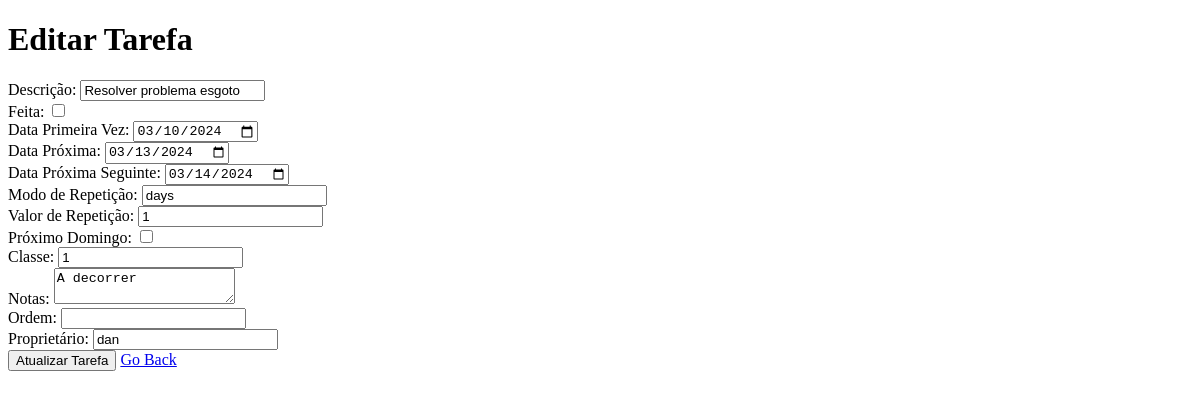
The page /editar_tarefa/2 on the database as committed earlier.
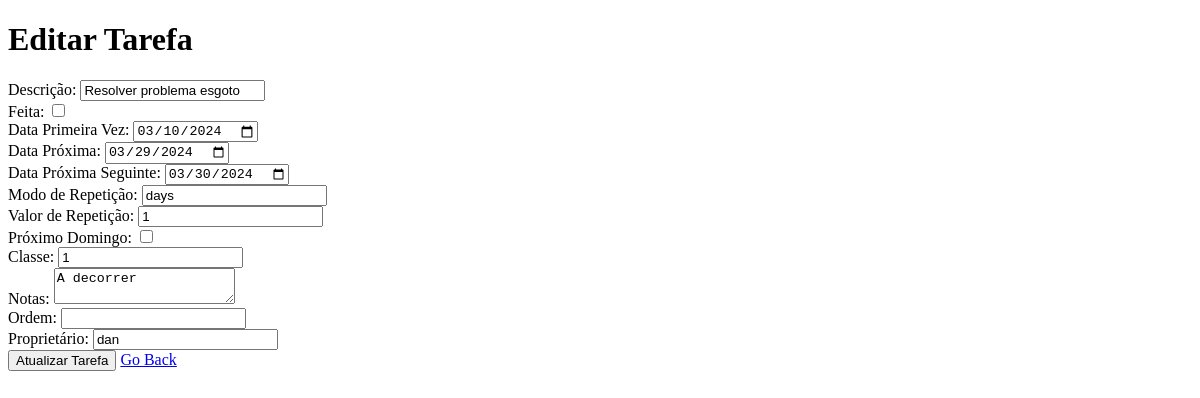
The same page on the database as committed later.
### app_files/BDcriar.py (models this page shows)
    class Tarefa(db.Model):
        __tablename__ = "tarefas"
        id = db.Column(db.Integer, primary_key=True)
        descricao = db.Column(db.String(200))
        feita = db.Column(db.Boolean)
        data_primeira_vez = db.Column(db.DateTime)
        data_criacao = db.Column(db.DateTime, default=datetime.utcnow)
        data_alteracao = db.Column(db.DateTime, onupdate=datetime.utcnow)
        intervalo_repeticao_mode = db.Column(db.String(50))
        intervalo_repeticao_value = db.Column(db.String(50))
        proximo_domingo = db.Column(db.Boolean)
        data_proxima = db.Column(db.DateTime)
        data_proxima_seguinte = db.Column(db.DateTime)
        classe = db.Column(db.Integer)
        notas = db.Column(db.String(200))
        ordem = db.Column(db.Integer)
        owner = db.Column(db.String(50))

### app.py (the view)
@app.route('/editar_tarefa/<int:id>', methods=['GET'])
def editar_tarefa(id):
    tarefa = Tarefa.query.get_or_404(id)
    return render_template('editar_tarefa.html', tarefa=tarefa)

### templates/editar_tarefa.html (shortened to what this page needs)
<!DOCTYPE html>
<html lang="en">
  <head>
  </head>
  <body>
    <h1>Editar Tarefa</h1>
    <form action="/atualizar_tarefa/{{ tarefa.id }}" method="POST">
      <div>
        <label for="descricao">Descrição:</label>
        <input
          type="text"
          id="descricao"
          name="descricao"
          value="{{ tarefa.descricao }}"
          required />
      </div>
      <div>
        <label for="feita">Feita:</label>
        <input type="checkbox" id="feita" name="feita" {{ 'checked' if
        tarefa.feita else '' }}>
      </div>
      <div>
        <label for="data_primeira_vez">Data Primeira Vez:</label>
        <input
          type="date"
          id="data_primeira_vez"
          name="data_primeira_vez"
          value="{{ tarefa.data_primeira_vez.strftime('%Y-%m-%d') }}"
          required />
      </div>
      <div>
        <label for="data_proxima">Data Próxima:</label>
        <input
          type="date"
          id="data_proxima"
          name="data_proxima"
          value="{{ tarefa.data_proxima.strftime('%Y-%m-%d') }}"
          required />
      </div>
      <div>
        <label for="data_proxima_seguinte">Data Próxima Seguinte:</label>
        <input
          type="date"
          id="data_proxima_seguinte"
          name="data_proxima_seguinte"
          value="{{ tarefa.data_proxima_seguinte.strftime('%Y-%m-%d') }}"
          required />
      </div>
      <div>
        <label for="intervalo_repeticao_mode">Modo de Repetição:</label>
        <input
          type="text"
          id="intervalo_repeticao_mode"
          name="intervalo_repeticao_mode"
          value="{{ tarefa.intervalo_repeticao_mode }}"
          required />
      </div>
      <div>
        <label for="intervalo_repeticao_value">Valor de Repetição:</label>
        <input
          type="text"
          id="intervalo_repeticao_value"
          name="intervalo_repeticao_value"
          value="{{ tarefa.intervalo_repeticao_value }}" />
      </div>
      <div>
        <label for="proximo_domingo">Próximo Domingo:</label>
        <input type="checkbox" id="proximo_domingo" name="proximo_domingo" {{
        'checked' if tarefa.proximo_domingo else '' }}>
      </div>
      <div>
        <label for="classe">Classe:</label>
        <input
          type="text"
          id="classe"
          name="classe"
          value="{{ tarefa.classe }}"
          required />
      </div>
      <div>
        <label for="notas">Notas:</label>
        <textarea id="notas" name="notas">{{ tarefa.notas }}</textarea>
      </div>
      <div>
        <label for="ordem">Ordem:</label>
        <input
          type="number"
          id="ordem"
          name="ordem"
          value="{{ tarefa.ordem }}" />
      </div>
      <div>
        <label for="owner">Proprietário:</label>
        <input
          type="text"
          id="owner"
          name="owner"
          value="{{ tarefa.owner }}"
          required />
      </div>
      <div>
        <button type="submit">Atualizar Tarefa</button>
        <a href="/" class="btn">Go Back</a>
      </div>
    </form>
  </body>
</html>

Rows that differ between the two databases and show on the page:
changed Tarefa "Resolver problema esgoto": data_proxima "03/13/2024" → "03/29/2024"; data_proxima_seguinte "03/14/2024" → "03/30/2024"
